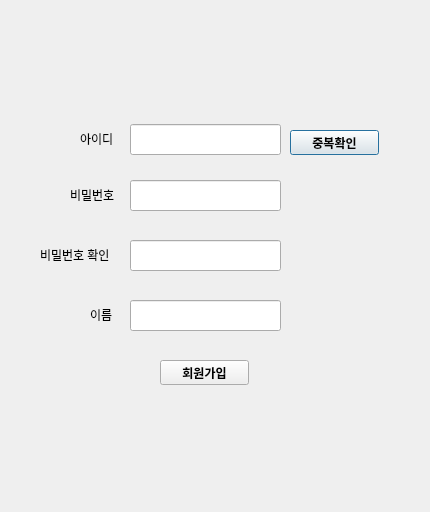
<?xml version="1.0" encoding="UTF-8"?>
<ui version="4.0">
 <class>signup</class>
 <widget class="QDialog" name="signup">
  <property name="geometry">
   <rect>
    <x>0</x>
    <y>0</y>
    <width>430</width>
    <height>512</height>
   </rect>
  </property>
  <property name="windowTitle">
   <string>Dialog</string>
  </property>
  <widget class="QLabel" name="label">
   <property name="geometry">
    <rect>
     <x>80</x>
     <y>130</y>
     <width>51</width>
     <height>17</height>
    </rect>
   </property>
   <property name="text">
    <string>아이디</string>
   </property>
  </widget>
  <widget class="QLineEdit" name="lineEdit">
   <property name="geometry">
    <rect>
     <x>130</x>
     <y>124</y>
     <width>151</width>
     <height>31</height>
    </rect>
   </property>
  </widget>
  <widget class="QLineEdit" name="lineEdit_2">
   <property name="geometry">
    <rect>
     <x>130</x>
     <y>180</y>
     <width>151</width>
     <height>31</height>
    </rect>
   </property>
   <property name="echoMode">
    <enum>QLineEdit::Password</enum>
   </property>
  </widget>
  <widget class="QLabel" name="label_2">
   <property name="geometry">
    <rect>
     <x>70</x>
     <y>186</y>
     <width>61</width>
     <height>17</height>
    </rect>
   </property>
   <property name="text">
    <string>비밀번호</string>
   </property>
  </widget>
  <widget class="QLineEdit" name="lineEdit_3">
   <property name="geometry">
    <rect>
     <x>130</x>
     <y>240</y>
     <width>151</width>
     <height>31</height>
    </rect>
   </property>
   <property name="echoMode">
    <enum>QLineEdit::Password</enum>
   </property>
  </widget>
  <widget class="QLabel" name="label_3">
   <property name="geometry">
    <rect>
     <x>40</x>
     <y>246</y>
     <width>91</width>
     <height>17</height>
    </rect>
   </property>
   <property name="text">
    <string>비밀번호 확인</string>
   </property>
  </widget>
  <widget class="QLineEdit" name="lineEdit_4">
   <property name="geometry">
    <rect>
     <x>130</x>
     <y>300</y>
     <width>151</width>
     <height>31</height>
    </rect>
   </property>
  </widget>
  <widget class="QLabel" name="label_4">
   <property name="geometry">
    <rect>
     <x>90</x>
     <y>306</y>
     <width>31</width>
     <height>17</height>
    </rect>
   </property>
   <property name="text">
    <string>이름</string>
   </property>
  </widget>
  <widget class="QLabel" name="label_5">
   <property name="geometry">
    <rect>
     <x>130</x>
     <y>160</y>
     <width>151</width>
     <height>17</height>
    </rect>
   </property>
   <property name="font">
    <font>
     <pointsize>8</pointsize>
    </font>
   </property>
   <property name="text">
    <string/>
   </property>
  </widget>
  <widget class="QPushButton" name="pushButton">
   <property name="geometry">
    <rect>
     <x>290</x>
     <y>130</y>
     <width>89</width>
     <height>25</height>
    </rect>
   </property>
   <property name="font">
    <font>
     <family>Umpush</family>
     <weight>75</weight>
     <bold>true</bold>
    </font>
   </property>
   <property name="text">
    <string>중복확인</string>
   </property>
  </widget>
  <widget class="QLabel" name="label_6">
   <property name="geometry">
    <rect>
     <x>130</x>
     <y>280</y>
     <width>151</width>
     <height>17</height>
    </rect>
   </property>
   <property name="font">
    <font>
     <pointsize>8</pointsize>
    </font>
   </property>
   <property name="text">
    <string/>
   </property>
  </widget>
  <widget class="QPushButton" name="pushButton_2">
   <property name="geometry">
    <rect>
     <x>160</x>
     <y>360</y>
     <width>89</width>
     <height>25</height>
    </rect>
   </property>
   <property name="font">
    <font>
     <family>Umpush</family>
     <weight>75</weight>
     <bold>true</bold>
    </font>
   </property>
   <property name="text">
    <string>회원가입</string>
   </property>
  </widget>
  <widget class="QLabel" name="label_7">
   <property name="geometry">
    <rect>
     <x>130</x>
     <y>340</y>
     <width>151</width>
     <height>17</height>
    </rect>
   </property>
   <property name="font">
    <font>
     <pointsize>8</pointsize>
    </font>
   </property>
   <property name="text">
    <string/>
   </property>
  </widget>
 </widget>
 <resources/>
 <connections/>
</ui>
